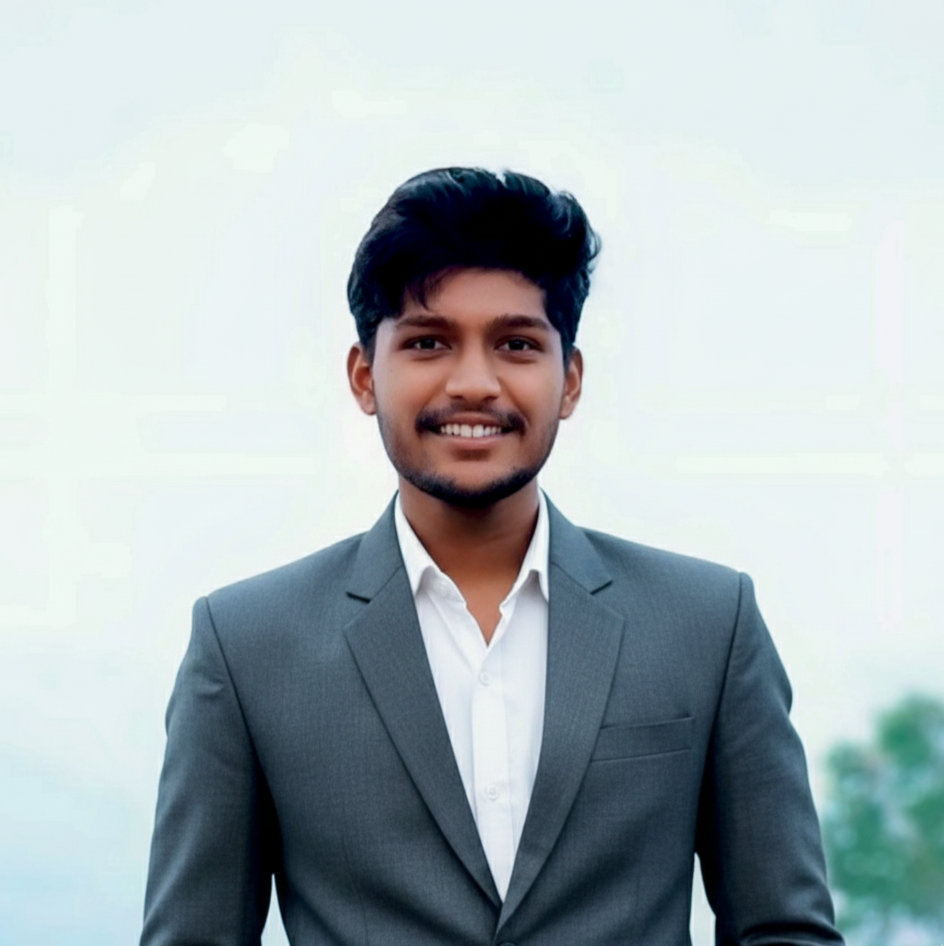
#> input picture photo.png, 944 x 946 px
$ python test_dither.py
#> lines starting #> are read from the running program, lines starting #| are printed output that depends on the picture; after the words box and inside, x2 and y2 are one past the last pixel; in counts of white or black regions, pixels touching at a corner belong together
import numpy as np
from PIL import Image, ImageEnhance, ImageFilter, ImageOps
from scipy.ndimage import binary_fill_holes, binary_closing

img = Image.open('photo.png').convert('RGB')
target_w, target_h = 300, 340

img_cropped = img.resize((target_w, target_h), Image.Resampling.LANCZOS)
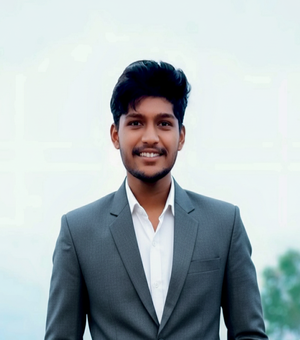
#> img_cropped: PIL image 300x340 RGB; mean R, G, B 171.9, 183, 186
img_np = np.array(img_cropped)

# Background sample from top corners
bg_sample = np.mean(img_np[:20, :20, :3], axis=(0,1))
#> bg_sample = [227.6, 239.7, 240.5]
dist = np.linalg.norm(img_np[:, :, :3].astype(float) - bg_sample, axis=2)
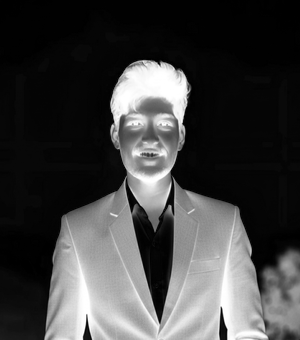
#> dist: shape (340, 300) float64; min 0.658, max 408.8, mean 105.4; drawn with min black and max white
mask = dist > 35.0
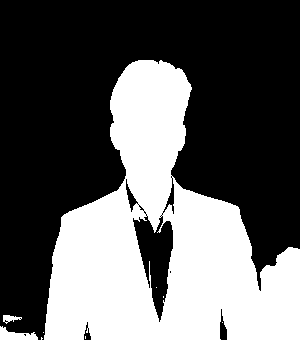
#> mask: shape (340, 300) bool; 37.4% white; 9 white regions (6 under 20 px), largest, box (x1, y1, x2, y2) and area: (44, 60, 300, 340) 37741, (0, 326, 38, 340) 302, (3, 315, 22, 324) 91
mask = binary_closing(mask, structure=np.ones((5,5)))
#> mask: shape (340, 300) bool; 37.1% white; 2 white regions (1 under 20 px), largest, box (x1, y1, x2, y2) and area: (2, 60, 298, 338) 37888
mask = binary_fill_holes(mask)
#> mask: shape (340, 300) bool; 39.3% white; 1 white region, box (x1, y1, x2, y2) and area: (2, 60, 298, 338) 40043

gray = img_cropped.convert('L')
gray = ImageEnhance.Contrast(gray).enhance(1.3)
gray = ImageOps.autocontrast(gray, cutoff=1)
gray = gray.filter(ImageFilter.UnsharpMask(radius=3, percent=140))
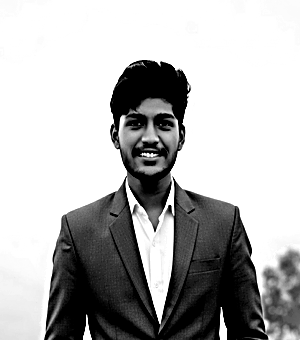
#> gray: PIL image 300x340 L; min 0, max 255, mean 179.8

gray_arr = np.array(gray, dtype=float)

dither = gray_arr.copy()
out_bits = np.zeros_like(dither, dtype=int)

for y in range(target_h):
    if y % 2 == 0:
        for x in range(target_w):
            old_val = dither[y, x]
            new_val = 255 if old_val > 128 else 0
            out_bits[y, x] = new_val
            err = old_val - new_val
            if x + 1 < target_w:
                dither[y, x + 1] += err * 7 / 16.0
            if y + 1 < target_h:
                if x - 1 >= 0:
                    dither[y + 1, x - 1] += err * 3 / 16.0
                dither[y + 1, x] += err * 5 / 16.0
                if x + 1 < target_w:
                    dither[y + 1, x + 1] += err * 1 / 16.0
    else:
        for x in range(target_w - 1, -1, -1):
            old_val = dither[y, x]
            new_val = 255 if old_val > 128 else 0
            out_bits[y, x] = new_val
            err = old_val - new_val
            if x - 1 >= 0:
                dither[y, x - 1] += err * 7 / 16.0
            if y + 1 < target_h:
                if x + 1 < target_w:
                    dither[y + 1, x + 1] += err * 3 / 16.0
                dither[y + 1, x] += err * 5 / 16.0
                if x - 1 >= 0:
                    dither[y + 1, x - 1] += err * 1 / 16.0
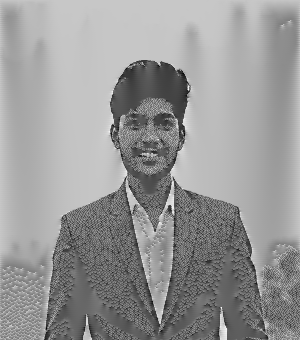
#> dither: shape (340, 300) float64; min -91.6, max 352, mean 172.4; drawn with min black and max white
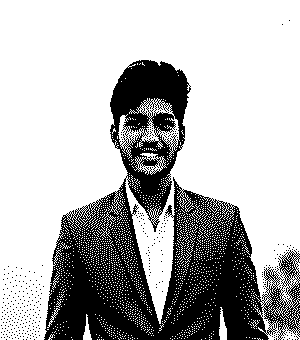
#> out_bits: shape (340, 300) int64; 70.5% white; 350 black regions (349 under 20 px), largest, box (x1, y1, x2, y2) and area: (44, 60, 300, 340) 29716

dark_dots = (out_bits == 255) & mask
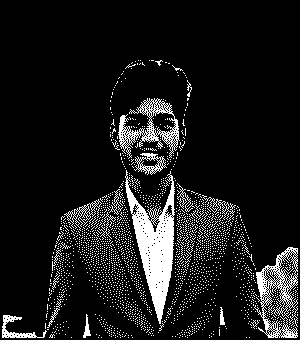
#> dark_dots: shape (340, 300) bool; 10.4% white; 2181 white regions (2162 under 20 px), largest, box (x1, y1, x2, y2) and area: (125, 170, 175, 324) 3153, (254, 247, 298, 338) 1509, (118, 98, 180, 159) 1136
light_dots = (out_bits == 0)

print(f"Dark mode dot count: {np.sum(dark_dots)}")
#| Dark mode dot count: 10610
print(f"Light mode dot count: {np.sum(light_dots)}")
#| Light mode dot count: 30087
